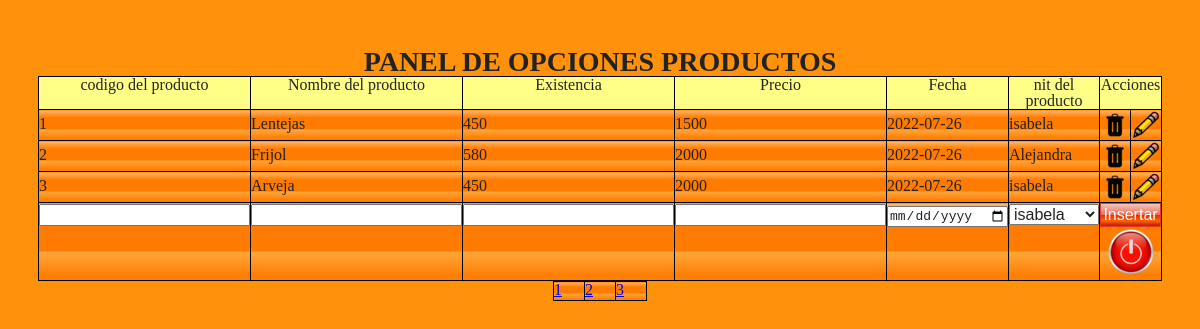
The page /administrador/productos/productos.php on the database its author committed.
### tables this page shows
CREATE TABLE `producto` (
  `cod_producto` int(11) NOT NULL,
  `nit_proveedor` int(11) NOT NULL,
  `nom_prod` varchar(30) NOT NULL,
  `existencia` int(3) NOT NULL,
  `precio` int(5) NOT NULL,
  `fecha` date DEFAULT NULL
);

CREATE TABLE `provedor` (
  `nit_proveedor` int(11) NOT NULL,
  `nom_proveedor` varchar(30) DEFAULT NULL,
  `telefono` varchar(10) DEFAULT NULL,
  `direccion` varchar(30) DEFAULT NULL
);

### administrador/productos/productos.php (the view, shortened to what this page needs)
<!DOCTYPE html>
<html>
<head>
	<link rel="stylesheet" href="../../css/productos.css">
</head>
<body>
	<?php
	include("../../connection/connection.php");
	$registros=3;
	if(isset($_GET["pagina"])){
		if($_GET["pagina"]==1){
			header("Location:productos.php");
		}else{
			$pagina=$_GET["pagina"];
		}
	}else{
		$pagina=1;
	}
	$empieza=($pagina-1)*$registros;
	$sql_total="SELECT * FROM producto ";
	$resultado=$base_de_datos->prepare($sql_total);
	$resultado->execute(array());
	$numfilas=$resultado->rowCount();
	$totalpagina=ceil($numfilas/$registros);
	$registros=$base_de_datos->query("SELECT * FROM producto LIMIT $empieza, $registros")->fetchALL(PDO::FETCH_OBJ);
		?>
<h3>PANEL DE OPCIONES PRODUCTOS</h3>
<form action=" " method="post" autocomplete="off">
		<table id="principal">
			<tr>
				<th>codigo  del  producto</th>
				<th>Nombre del producto</th>
                <th>Existencia</th>
				<th>Precio</th>
				<th>Fecha</th>
                <th>nit del  producto</th>
				<th colspan="2">Acciones</th>
			</tr>
			<?php
			foreach ($registros as $usuario) :?>
			<?php
				$idp=$usuario->nit_proveedor;
				$sql="SELECT * FROM provedor WHERE nit_proveedor=:id";
				$resultado=$base_de_datos->prepare($sql);
				$resultado->execute(array(":id"=>$idp));
				$registro1=$resultado->fetch(PDO::FETCH_ASSOC);
			?>
			<tr>
				<td><?php echo $usuario->cod_producto?></td>
				<td><?php echo $usuario->nom_prod?></td>
                <td><?php echo $usuario->existencia?></td>
                <td><?php echo $usuario->precio?></td>
				<td><?php echo $usuario->fecha?></td>
				<td><?php echo $registro1['nom_proveedor']?></td>
				<td>
					<a href="eliminar.php?id=<?php echo $usuario->cod_producto?> & nomb=<?php echo $usuario->nom_prod?> & can=<?php echo $usuario->existencia?> & pre=<?php echo $usuario->precio?> & fech=<?php echo $usuario->fecha?>">
						<img src="../../imag/borrar.png" alt="modificar">
					</a>
				</td>
				<td>
					<a href="editar.php?id=<?php echo $usuario->cod_producto?> & nomb=<?php echo $usuario->nom_prod?> & can=<?php echo $usuario->existencia?> & pre=<?php echo $usuario->precio?> & fech=<?php echo $usuario->fecha?>">
						<img src="../../imag/lapiz.png" alt="modificar">
					</a>
				</td>
			</tr>
			<?php
			endforeach;
			?>
			<td><input type="number" name="id"  /></td>
			<td><input type="text" name="nom" /></td>
			<td><input type="number" name="cant"  /></td>
			<td><input type="number" name="precio"  /></td>
			<td><input type="date"  name="fecha"></td>
			<td><select name="nit">
			<?php
			$sql= "SELECT * FROM provedor where nit_proveedor>=1";
			$resultado=$base_de_datos->prepare($sql);
			$resultado->execute(array());
			while($registro=$resultado->fetch(PDO::FETCH_ASSOC)){
			?>
				<option value="<?php echo $registro['nit_proveedor'];?>"><?php echo $registro['nom_proveedor']?></option>
				<?php
				}
				?>
				</select> </td>
				<td colspan="5" align="center">
					<input  class="inserta" type="submit" name="Inserta"  value="Insertar" >
					<a href="../Administrador/index.php">
						<input type="image" src="../../imag/cerrar.png" onmouseup="window.close()">
					</a>
				</td>
		</table>
</form>
<table class="uno">
	<tr>
<?php
for($i=1; $i<=$totalpagina; $i++){
	?>
	 <td><?php echo "<a href='?pagina=" . $i . "'>" . $i . "  </a>  ";?></td>
<?php
}
?>
</tr>
</table>
</body>
</html>

### css/productos.css (style rules this page uses)
* { margin: 0px; padding: 0%; }
body { width: 100%; height: auto; background: #ff920a; }
h3 { text-align: center; font-family: 'Times New Roman', Times, serif; font-size: 28px; font-weight: bold; margin-top: 48px; }
table { border-collapse: collapse; margin: auto; }
table, tr, th, td { border: 1px solid black; }
td, tr { width: 30px; height: 18px; }
table th { background-color: #ffff88; background: -moz-linear-gradient(top, #ffff88 0%, #ffff88 62%); background: -webkit-linear-gradient(top, #ffff88 0%, #ffff88 62%); background: linear-gradient(to bottom, #ffff88 0%, #ffff88 62%); filter: progid: DXImageTransform.Microsoft.gradient( startColorstr='#ffff88', endColorstr='#ffff88', GradientType=0); }
table td { background-color: #ffb76b; background: -moz-linear-gradient(top, #ffb76b 0%, #ff7c00 24%, #ff7c00 62%, #ffa73d 55%, #ff7f04 93%); background: -webkit-linear-gradient(top, #ffb76b 0%, #ff7c00 24%, #ff7c00 62%, #ffa73d 55%, #ff7f04 93%); background: linear-gradient(to bottom, #ffb76b 0%, #ff7c00 24%, #ff7c00 62%, #ffa73d 55%, #ff7f04 93%); filter: progid: DXImageTransform.Microsoft.gradient( startColorstr='#ffb76b', endColorstr='#ff7f04', GradientType=0); }
.inserta { background-color: #f3c5bd; background: -moz-linear-gradient(top, #f3c5bd 0%, #e86c57 50%, #ea2803 50%, #ff6600 76%, #c72200 97%); background: -webkit-linear-gradient(top, #f3c5bd 0%, #e86c57 50%, #ea2803 50%, #ff6600 76%, #c72200 97%); background: linear-gradient(to bottom, #f3c5bd 0%, #e86c57 50%, #ea2803 50%, #ff6600 76%, #c72200 97%); filter: progid: DXImageTransform.Microsoft.gradient( startColorstr='#f3c5bd', endColorstr='#c72200', GradientType=0); border: 1px solid #e73827; color: white; padding: 2px 2px; text-align: center; text-decoration: none; display: inline-block; font-size: 16px; cursor: pointer; }

### rows shown on the page
producto: cod_producto "1", nom_prod "Lentejas", existencia "450", precio "1500", fecha "2022-07-26", nit_proveedor.nom_proveedor "isabela"
producto: cod_producto "2", nom_prod "Frijol", existencia "580", precio "2000", fecha "2022-07-26", nit_proveedor.nom_proveedor "Alejandra"
producto: cod_producto "3", nom_prod "Arveja", existencia "450", precio "2000", fecha "2022-07-26", nit_proveedor.nom_proveedor "isabela"

### other values the page prints
form field nit "isabela"
